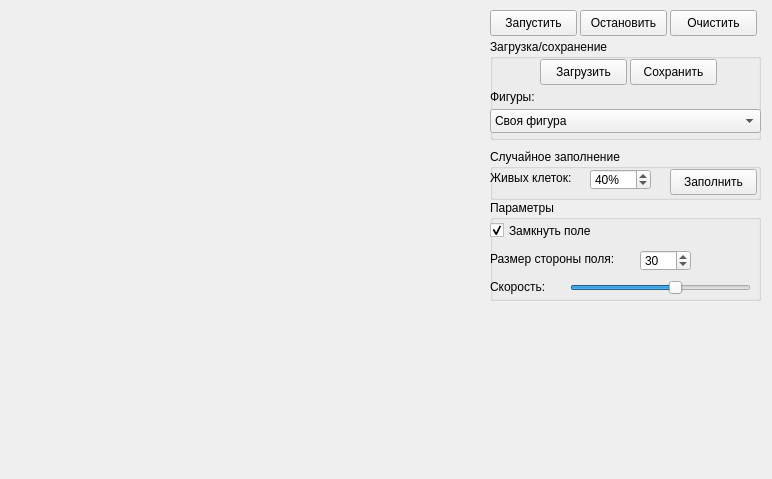
<?xml version="1.0" encoding="UTF-8"?>
<ui version="4.0">
 <class>Form</class>
 <widget class="QWidget" name="Form">
  <property name="geometry">
   <rect>
    <x>0</x>
    <y>0</y>
    <width>772</width>
    <height>479</height>
   </rect>
  </property>
  <property name="windowTitle">
   <string>Form</string>
  </property>
  <widget class="QWidget" name="verticalLayoutWidget">
   <property name="geometry">
    <rect>
     <x>9</x>
     <y>9</y>
     <width>461</width>
     <height>461</height>
    </rect>
   </property>
   <layout class="QVBoxLayout" name="gameLayout">
    <property name="sizeConstraint">
     <enum>QLayout::SetDefaultConstraint</enum>
    </property>
   </layout>
  </widget>
  <widget class="QPushButton" name="startButton">
   <property name="geometry">
    <rect>
     <x>490</x>
     <y>10</y>
     <width>87</width>
     <height>26</height>
    </rect>
   </property>
   <property name="text">
    <string>Запустить</string>
   </property>
  </widget>
  <widget class="QPushButton" name="stopButton">
   <property name="geometry">
    <rect>
     <x>580</x>
     <y>10</y>
     <width>87</width>
     <height>26</height>
    </rect>
   </property>
   <property name="text">
    <string>Остановить</string>
   </property>
  </widget>
  <widget class="QPushButton" name="clearButton">
   <property name="geometry">
    <rect>
     <x>670</x>
     <y>10</y>
     <width>87</width>
     <height>26</height>
    </rect>
   </property>
   <property name="text">
    <string>Очистить</string>
   </property>
  </widget>
  <widget class="QGroupBox" name="randomFillingBox">
   <property name="geometry">
    <rect>
     <x>490</x>
     <y>149</y>
     <width>271</width>
     <height>51</height>
    </rect>
   </property>
   <property name="title">
    <string>Случайное заполнение</string>
   </property>
   <widget class="QSpinBox" name="blackChance">
    <property name="geometry">
     <rect>
      <x>100</x>
      <y>20</y>
      <width>61</width>
      <height>21</height>
     </rect>
    </property>
    <property name="specialValueText">
     <string/>
    </property>
    <property name="suffix">
     <string>%</string>
    </property>
    <property name="maximum">
     <number>100</number>
    </property>
    <property name="value">
     <number>40</number>
    </property>
   </widget>
   <widget class="QPushButton" name="randomFillButton">
    <property name="geometry">
     <rect>
      <x>180</x>
      <y>20</y>
      <width>87</width>
      <height>26</height>
     </rect>
    </property>
    <property name="text">
     <string>Заполнить</string>
    </property>
   </widget>
   <widget class="QLabel" name="label_2">
    <property name="geometry">
     <rect>
      <x>0</x>
      <y>20</y>
      <width>91</width>
      <height>16</height>
     </rect>
    </property>
    <property name="text">
     <string>Живых клеток:</string>
    </property>
    <property name="alignment">
     <set>Qt::AlignBottom|Qt::AlignLeading|Qt::AlignLeft</set>
    </property>
   </widget>
  </widget>
  <widget class="QGroupBox" name="loadSaveBox">
   <property name="geometry">
    <rect>
     <x>490</x>
     <y>39</y>
     <width>271</width>
     <height>101</height>
    </rect>
   </property>
   <property name="title">
    <string>Загрузка/сохранение</string>
   </property>
   <widget class="QPushButton" name="loadGameButton">
    <property name="geometry">
     <rect>
      <x>50</x>
      <y>20</y>
      <width>87</width>
      <height>26</height>
     </rect>
    </property>
    <property name="text">
     <string>Загрузить</string>
    </property>
   </widget>
   <widget class="QPushButton" name="saveGameButton">
    <property name="geometry">
     <rect>
      <x>140</x>
      <y>20</y>
      <width>87</width>
      <height>26</height>
     </rect>
    </property>
    <property name="text">
     <string>Сохранить</string>
    </property>
   </widget>
   <widget class="QComboBox" name="stateSelection">
    <property name="geometry">
     <rect>
      <x>0</x>
      <y>70</y>
      <width>271</width>
      <height>24</height>
     </rect>
    </property>
    <item>
     <property name="text">
      <string>Своя фигура</string>
     </property>
    </item>
    <item>
     <property name="text">
      <string>Gosper's Glider Gun</string>
     </property>
    </item>
    <item>
     <property name="text">
      <string>Pulsar</string>
     </property>
    </item>
   </widget>
   <widget class="QLabel" name="label">
    <property name="geometry">
     <rect>
      <x>0</x>
      <y>50</y>
      <width>121</width>
      <height>16</height>
     </rect>
    </property>
    <property name="text">
     <string>Фигуры:</string>
    </property>
   </widget>
  </widget>
  <widget class="QGroupBox" name="settingsBox">
   <property name="geometry">
    <rect>
     <x>490</x>
     <y>200</y>
     <width>271</width>
     <height>101</height>
    </rect>
   </property>
   <property name="title">
    <string>Параметры</string>
   </property>
   <widget class="QCheckBox" name="wrapping">
    <property name="geometry">
     <rect>
      <x>0</x>
      <y>20</y>
      <width>121</width>
      <height>21</height>
     </rect>
    </property>
    <property name="text">
     <string>Замкнуть поле</string>
    </property>
    <property name="checked">
     <bool>true</bool>
    </property>
   </widget>
   <widget class="QLabel" name="label_3">
    <property name="geometry">
     <rect>
      <x>0</x>
      <y>80</y>
      <width>62</width>
      <height>14</height>
     </rect>
    </property>
    <property name="text">
     <string>Скорость:</string>
    </property>
   </widget>
   <widget class="QSlider" name="evolutionSpeed">
    <property name="geometry">
     <rect>
      <x>80</x>
      <y>80</y>
      <width>181</width>
      <height>16</height>
     </rect>
    </property>
    <property name="minimum">
     <number>1</number>
    </property>
    <property name="maximum">
     <number>50</number>
    </property>
    <property name="pageStep">
     <number>100</number>
    </property>
    <property name="value">
     <number>30</number>
    </property>
    <property name="orientation">
     <enum>Qt::Horizontal</enum>
    </property>
   </widget>
   <widget class="QSpinBox" name="fieldSize">
    <property name="geometry">
     <rect>
      <x>150</x>
      <y>50</y>
      <width>51</width>
      <height>21</height>
     </rect>
    </property>
    <property name="minimum">
     <number>5</number>
    </property>
    <property name="maximum">
     <number>100</number>
    </property>
    <property name="value">
     <number>30</number>
    </property>
   </widget>
   <widget class="QLabel" name="label_4">
    <property name="geometry">
     <rect>
      <x>0</x>
      <y>50</y>
      <width>141</width>
      <height>16</height>
     </rect>
    </property>
    <property name="text">
     <string>Размер стороны поля:</string>
    </property>
    <property name="alignment">
     <set>Qt::AlignBottom|Qt::AlignLeading|Qt::AlignLeft</set>
    </property>
   </widget>
  </widget>
 </widget>
 <resources/>
 <connections/>
</ui>
